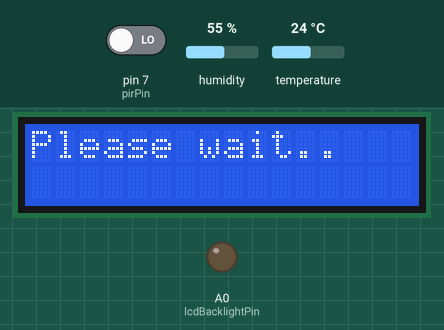
This sketch was run on a simulated Arduino Uno, built with avr-gcc and run on an emulated ATmega328P. On the bench: 16×2 character LCD, output pins drawn as LEDs (lit = HIGH). Inputs (shaded band) come from the test bench; at power-on: humidity 55 %, pin 7 (pirPin) LOW, temperature 24 °C. The local clock reads 2024-03-15 10:24:30 at power-on unless the sketch sets it; what the sketch prints to the serial monitor is not drawn.

Above: at 1.2 s.
1.3 s: humidity set to 22 %
At 10.5 s:
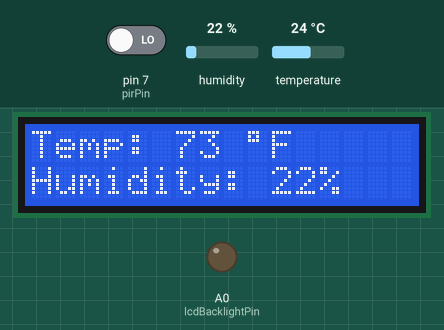
11.6 s: pin 7 (pirPin) driven HIGH
At 21.2 s:
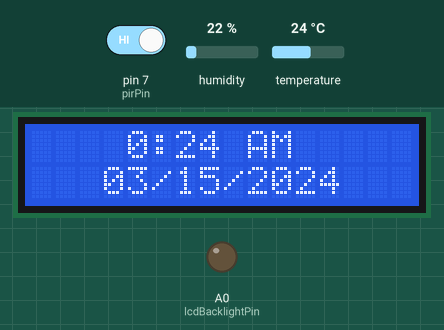
21.7 s: pin 7 (pirPin) driven LOW
Timing chart, 0 to 24.7 s (numbered marks = the images above; inputs shaded):
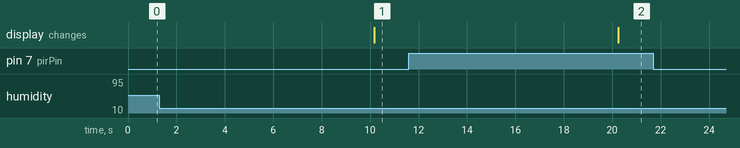

The sketch:

desk_thermometer.ino
```cpp
// Include the libraries:
#include <Adafruit_Sensor.h>
#include <DHT.h>
#include <LiquidCrystal.h>
#include "RTClib.h"

//DHT initialization
#define DHTPIN 2 // Set DHT pin
#define DHTTYPE DHT11   // set DHT type 11
DHT dht = DHT(DHTPIN, DHTTYPE); // Initialize DHT sensor for normal 16mhz Arduino:
int DHTResult = 0;
float h = 0;
float hif = 0;

//PIR initialization
#define pirPin 7 //SET PIR Sensor pin
int calibrationTime = 30;
long unsigned int lowIn;
long unsigned int pause = 5000;
boolean lockLow = true;
boolean takeLowTime;
int PIRValue = 0;
int PIRResult = 0;
bool motion = 0;
bool motionLast = 0;
int motioncount = 0;
bool absent = 0;

//LCD initialization
LiquidCrystal lcd(4, 6, 10, 11, 12, 13);
int lcdBacklightPin = A0;

//cyclic initialization
int tempTimer = 0;

//initialize rtc
RTC_PCF8523 rtc;
char daysOfTheWeek[7][12] = {"Sunday", "Monday", "Tuesday", "Wednesday", "Thursday", "Friday", "Saturday"};
int hour = 0;
int tod = 1;

void setup() {
  Serial.begin(9600); // Begin serial communication at a baud rate of 9600:

  dht.begin(); // Setup DHT sensor

  rtc.begin(); //initialize rtc
  rtc.start();

  lcd.begin(16, 2); //set the type of LCD display
  lcd.print("Please wait.."); //put please wait on the screen while we  wait for the first temp input
  pinMode(lcdBacklightPin, OUTPUT);

  pinMode(pirPin, INPUT); //define the PIR sensor pin as input
}

void loop() {
  delay(200); //makes this routine run at 50ms
  DateTime now = rtc.now();
  tempTimer = tempTimer + 1;
  if (tempTimer == 25){
    h = getHumidity();
    hif = getHeatIndex();
  }

  motion = PIRSensor();

  if(motion == 0 and motionLast == motion){
    motioncount = motioncount + 1;
  }
  else if(motion == 1 and motionLast == motion){
    motioncount = motioncount + 1;
  }
  else{
    motioncount = 0;
  }

  if ((motionLast != motion) && (motion == 1) && absent == 1){
    lcd.clear();
    lcd.home();
    lcd.print("Welcome Back.");
    Serial.print("Welcome Back");
    motioncount = 0;
    absent  = 0;
    tempTimer = 0;
    delay(3000);
  }
  else if ((motion == 0) && motioncount == 300){
    lcd.clear();
    lcd.home();
    lcd.print("Goodbye.");
    Serial.print("Goodbye");
    absent = 1;
    tempTimer = 0;
    delay(3000);
  }
  else if ((h != 0) && (hif != 0) && tempTimer == 50) {
    lcd.clear();
    lcd.home();
    lcd.print("Temp: ");
    lcd.print(round(hif));
    lcd.print(" \xDF");
    lcd.print("F");

    lcd.setCursor(0, 1);
    lcd.print("Humidity: ");
    lcd.print(round(h));
    lcd.print("%");

    Serial.print("Humidity: ");
    Serial.print(h);
    Serial.print(" % ");
    Serial.print("Heat index: ");
    Serial.print(hif);
    Serial.print(" \xC2\xB0");
    Serial.println("F");

    //tempTimer = 0;
  }
  else if (tempTimer == 100 || tempTimer == 108 || tempTimer == 116 || tempTimer == 124 || tempTimer == 132 || tempTimer == 140 || tempTimer == 148 || tempTimer == 156 || tempTimer == 164 || tempTimer == 172 || tempTimer == 180 || tempTimer == 188 || tempTimer == 192){
    Serial.print(now.year(), DEC);
    Serial.print('/');
    Serial.print(now.month(), DEC);
    Serial.print('/');
    Serial.print(now.day(), DEC);
    Serial.print(" (");
    Serial.print(daysOfTheWeek[now.dayOfTheWeek()]);
    Serial.print(") ");
    Serial.print(now.hour(), DEC);
    Serial.print(':');
    Serial.print(now.minute(), DEC);
    Serial.print(':');
    Serial.print(now.second(), DEC);
    Serial.println();

    if (tempTimer == 100){
      lcd.clear();
    }
    lcd.home();
    lcd.setCursor(4, 0);
    //lcd.print("Time: ");
    if (now.hour() >= 13){
      hour = now.hour() - 12;
      tod = 2;
    }
    else {
      tod = 1;
    }
    if (now.hour() < 10){
      lcd.print("0");
    }
    lcd.print(hour, DEC);
    lcd.print(':');
    if (now.minute()<10){
      lcd.print("0");
    }
    lcd.print(now.minute(), DEC);
    //lcd.print(':');
    //lcd.print(now.second(), DEC);
    lcd.print(" ");
    if (tod == 1){
      lcd.print("AM");
    }
    else{
      lcd.print("PM");
    }

    lcd.setCursor(3, 1);
    if (now.month() < 10){
      lcd.print("0");
    }

    lcd.print(now.month(), DEC);
    lcd.print('/');
    lcd.print(now.day(), DEC);
    lcd.print('/');
    lcd.print(now.year(), DEC);

    //tempTimer = 0;
  }
  else if (tempTimer == 200){
    tempTimer = 0;
  }
  motionLast = motion;
}

float getHumidity() {

  float h = dht.readHumidity(); // Read the humidity in %

  if (isnan(h)) { // Check if any reads failed and exit early (to try again):
    Serial.println("Failed to read from Humidity sensor!");
    return 0;
  }
  else {
    return h;
  }
}

float getHeatIndex() {

  float f = dht.readTemperature(true); // Read the temperature as Fahrenheit:

  if (isnan(f)) { // Check if any reads failed and exit early (to try again):
    Serial.println("Failed to read from temperature sensor!");
    return 0;
  }
  else {
    float hif = dht.computeHeatIndex(f, h); // Compute heat index in Fahrenheit (default):
    return hif;
  }
}

bool PIRSensor() {
   if(digitalRead(pirPin) == HIGH) {
      if(lockLow) {
         PIRValue = 1;
         lockLow = false;
         Serial.println("Motion detected.");
         return 1;
      }
      takeLowTime = true;
   }
   else if(digitalRead(pirPin) == LOW) {
      if(takeLowTime){
         lowIn = millis();takeLowTime = false;
      }
      if(!lockLow && millis() - lowIn > pause) {
         PIRValue = 0;
         lockLow = true;
         Serial.println("Motion ended.");
         return 0;
      }
    }
  }
```

Measured:
- after the input at 1.3 s, the display: changes after 8.9 s (image 1)
